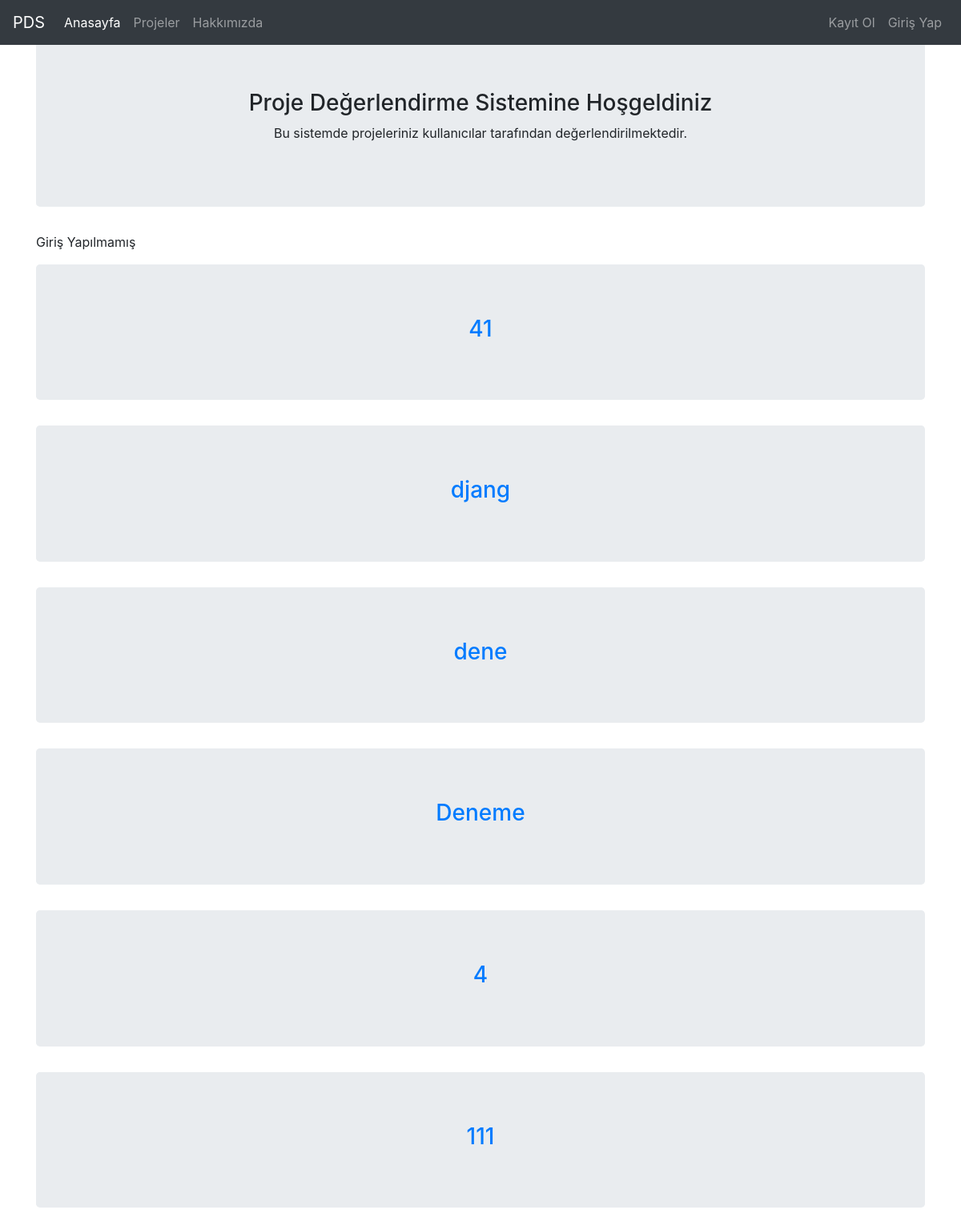
The app's page /, older data.
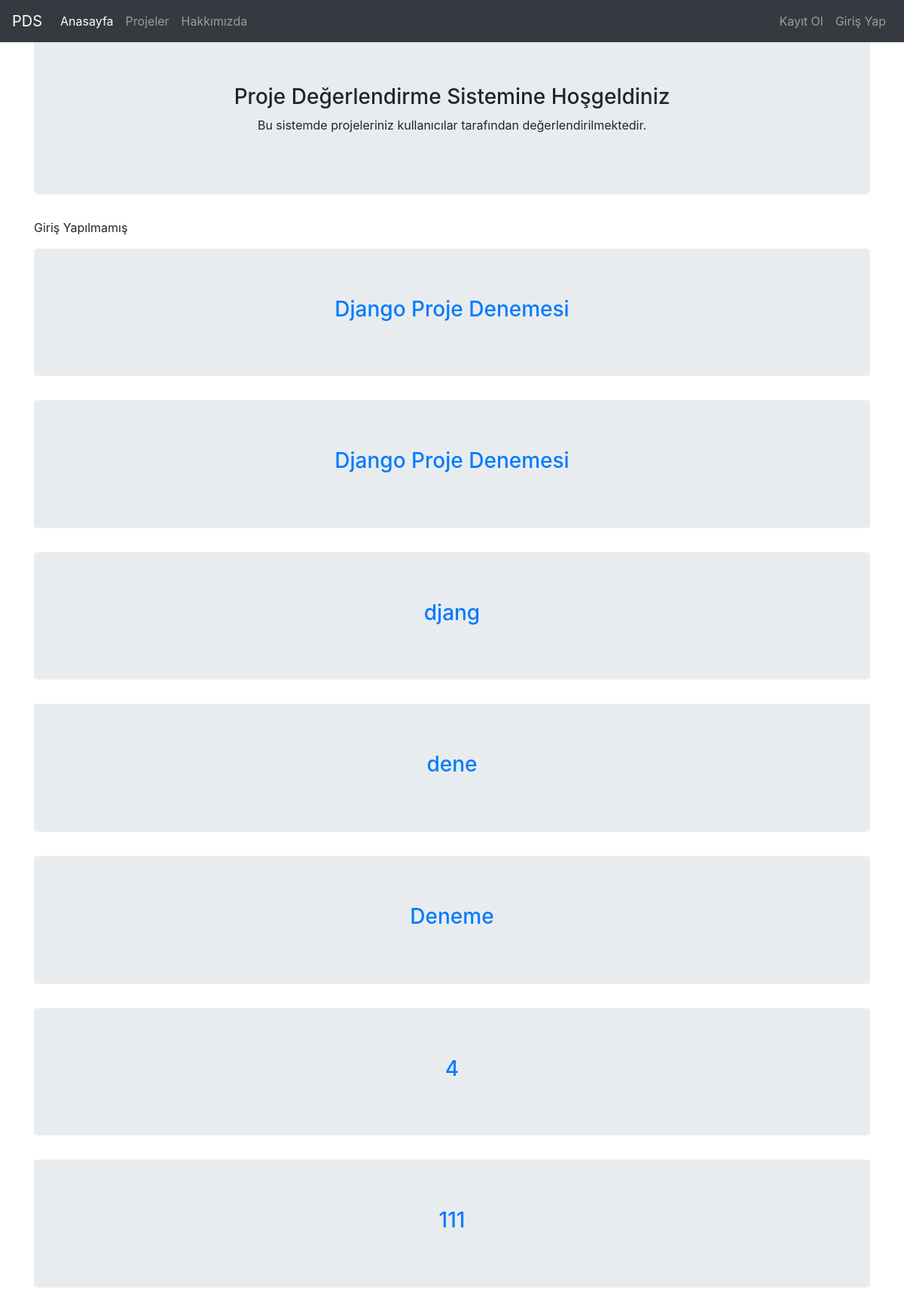
The same page, newer data.
### project/models.py (models this page shows, shortened)
class Projeler(models.Model):
    STATUS = (
        ('True', 'Evet'),
        ('False', 'Hayır'),
    )
    author = models.ForeignKey("auth.User", on_delete=models.CASCADE)
    title = models.CharField(max_length=50)
    keywords = models.CharField(blank=True, max_length=50)
    description = models.CharField(max_length=300, blank=True)
    image = models.ImageField(blank=True, upload_to='images/')
    detail = models.TextField()
    videolink = models.CharField(max_length=50, blank=True)
    status = models.CharField(choices=STATUS, max_length=10)
    created_at = models.DateTimeField(auto_now_add=True)
    updated_at = models.DateTimeField(auto_now=True)
    class Meta:
        ordering = ['-created_at']

### project/views.py (the view)
# urls.py: path('', views.index, name= "index"),
def index(request):
    projects = Projeler.objects.all()
    context = {
        "projects":projects
    }
    return render(request, "index.html", context)

### templates/index.html
{% extends "layout.html" %}
{% block body %}
<div class="jumbotron text-center">
    <h3>Proje Değerlendirme Sistemine Hoşgeldiniz</h3>
    <p>Bu sistemde projeleriniz kullanıcılar tarafından değerlendirilmektedir.</p>
</div>
<p>
    {% if request.user.is_authenticated %}
        Giriş Yapılmış {{request.user.username}}
    {% else %}
        Giriş Yapılmamış
    {% endif %}
    {% if projects %}
        {% for project in projects %}
            <div class="jumbotron text-center">
                <h3><a href="/projects/project/{{project.id}}">{{project.title}}</a></strong></h3>
            </div>
        {% endfor %}
    {% else %}
    <hr>
        <div class="jumbotron text-center">Proje bulunmamaktadır.</div>
    {% endif %}
</p>
{% endblock body %}

Row changes from the older to the newer data that the page shows:
removed Projeler: title "41"
added Projeler: title "Django Proje Denemesi"
added Projeler: title "Django Proje Denemesi"
